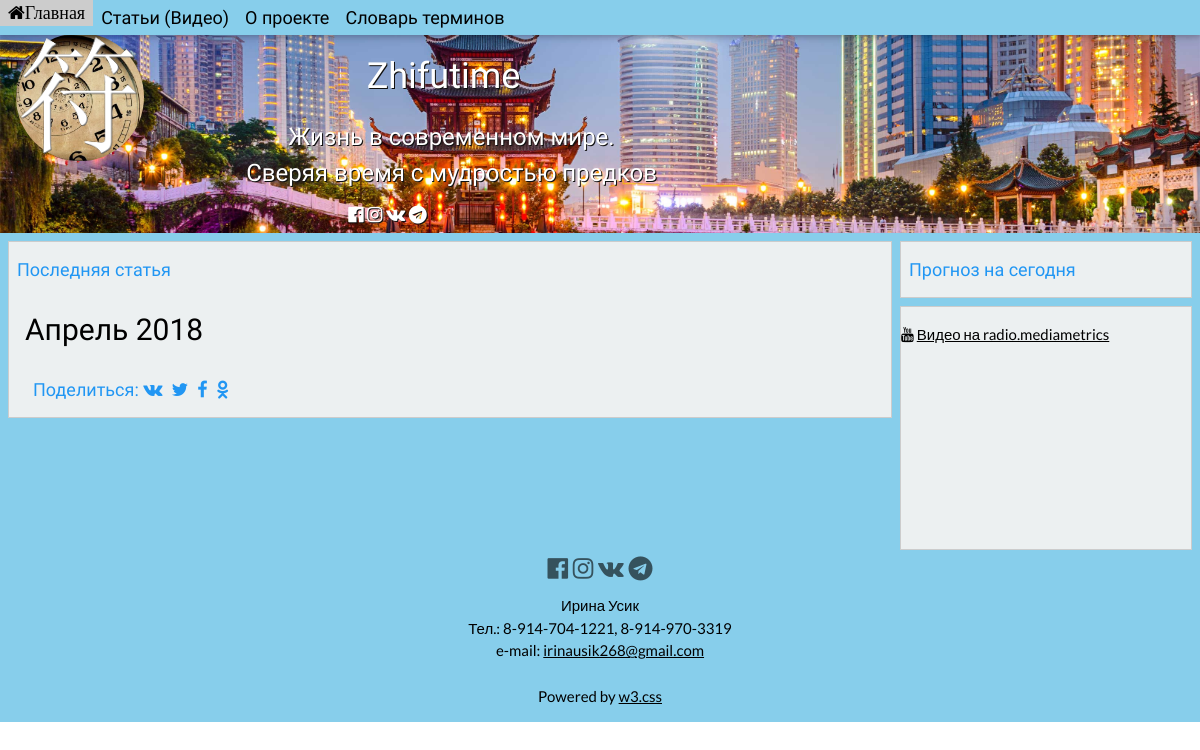
/, run on an earlier commit of the app's database.
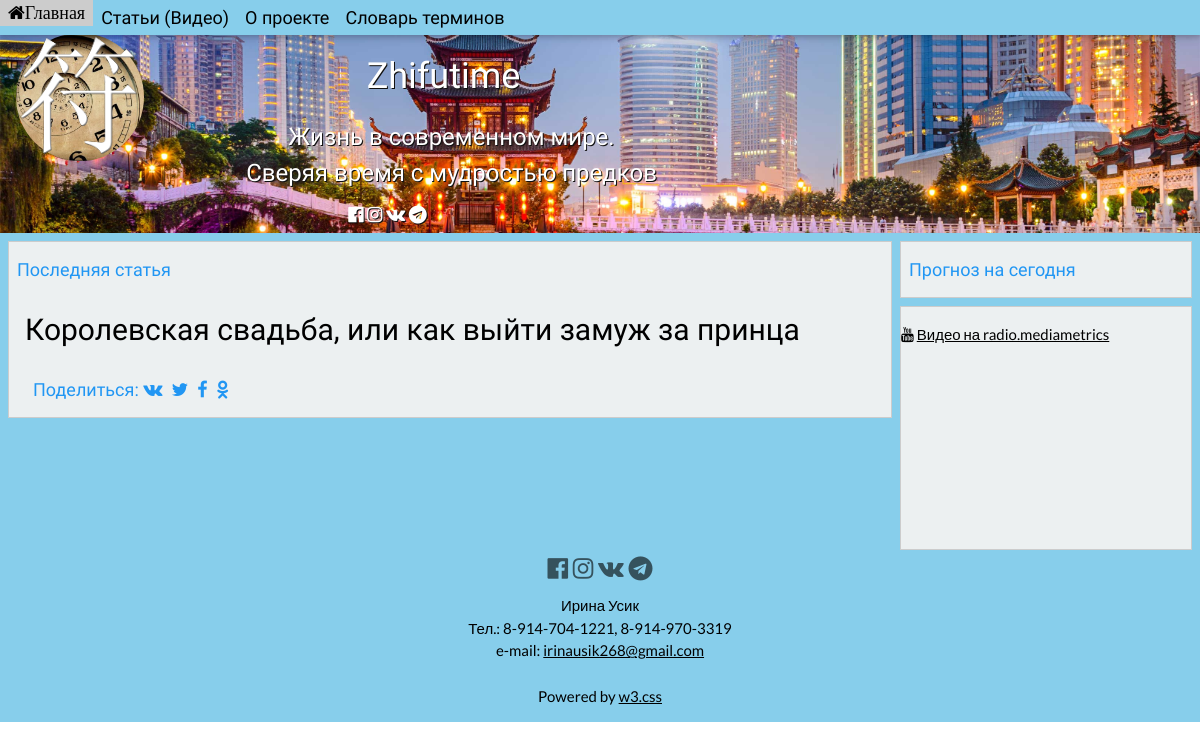
And on a later commit of the database.
### zhifutime/models.py (models this page shows, shortened)
class Article(models.Model, HitCountMixin):
    title = models.CharField(max_length=200)
    slug = models.SlugField(max_length=250, unique_for_date='publish')
    desc = models.CharField(max_length=350, default='', null=True, blank=True,
                            help_text='Краткое описание статьи')
    text = tinymce_models.HTMLField()
    publish = models.DateTimeField(default=timezone.now)
    hit_count_generic = GenericRelation(
        HitCount, object_id_field='object_pk',
        related_query_name='hit_count_generic_relation')
    class Meta:
        ordering = ('-publish',)
        verbose_name = 'Статья'
        verbose_name_plural = 'Статьи'

### zhifutime/views.py (the view)
# urls.py: url(r'^$', views.mainpageinfo, name='home_page'),
def mainpageinfo(request):
    article = Article.objects.first()
    return render(request, 'main.html', {'article': article})

### zhifutime/templates/main.html (shortened to what this page needs)
{%  extends 'basetry.html' %}
{% block main_content %}
<h3 class="w3-text-blue w3-large w3-padding-small">Последняя статья</h3>
<h2 class="w3-container w3-left">{{article.title}}</h2>
<section class="w3-container">
{% include "sharearticle.html" %}
</section>
 {% endblock %}

What changed in the data, as far as the page shows it:
no longer on this page (row unchanged): Article: title "Апрель 2018"
added Article: title "Королевская свадьба, или как выйти замуж за принца"
